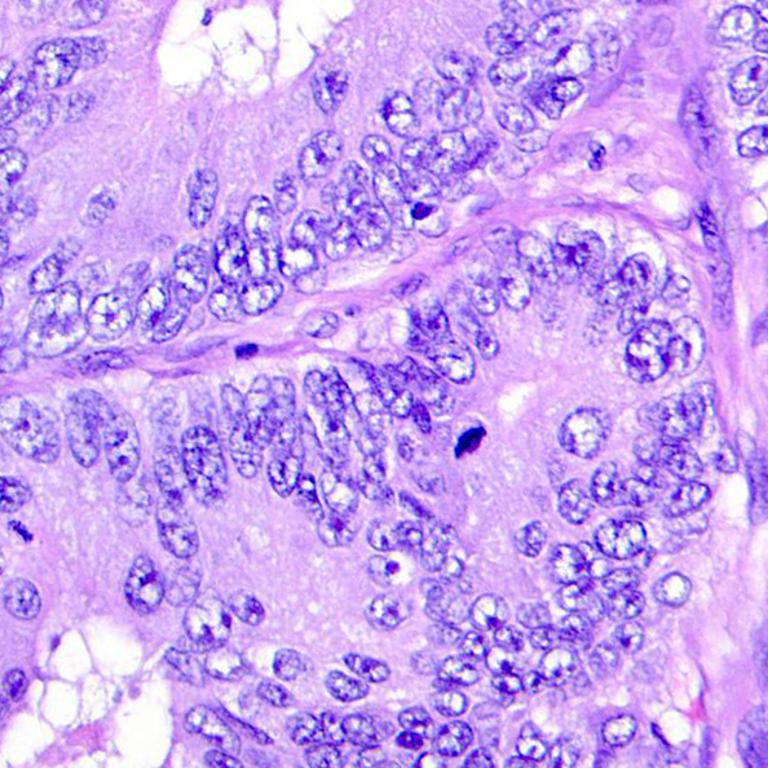
#> input picture Praktikum_P10_EdgeDetection/sel_darah.jpeg, 768 x 768 px
$ python tugas2_canny.py
#> lines starting #> are read from the running program, lines starting #| are printed output that depends on the picture
import cv2
import numpy as np
import matplotlib.pyplot as plt
from itertools import product

def canny_experiment(image_path):
    # 1. Load gambar dalam grayscale
#> called with image_path = 'sel_darah.jpeg'
    img = cv2.imread(image_path, cv2.IMREAD_GRAYSCALE)
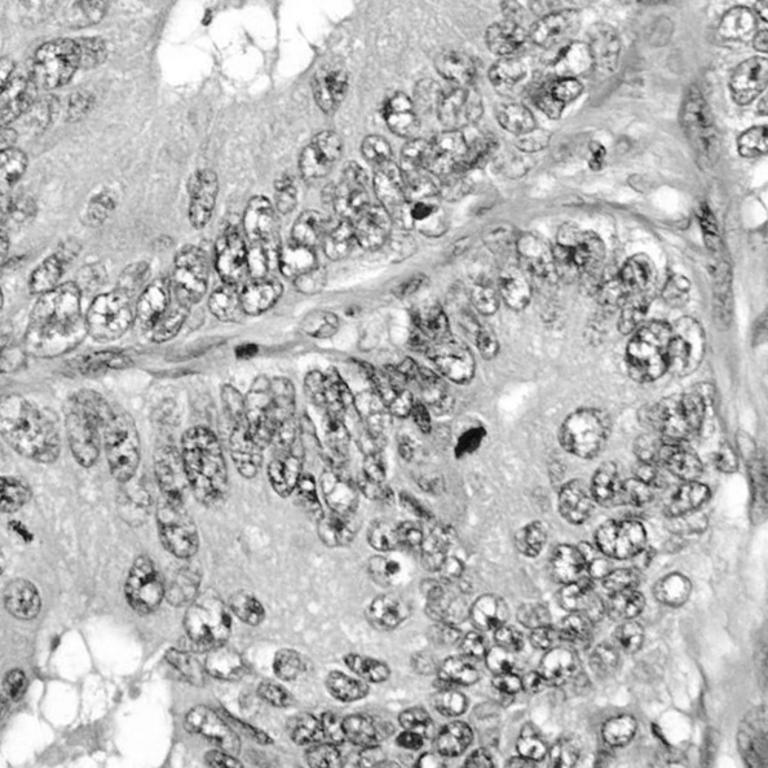
#> img: shape (768, 768); min 8, max 255, mean 184.2

    # 2. Tentukan variasi parameter sesuai instruksi modul
    sigmas = [0.5, 1.5]            # Variasi kehalusan (blur)
    low_thresholds = [30, 70]      # Ambang bawah
    high_thresholds = [100, 200]   # Ambang atas

    # Simpan hasil dalam list untuk diplot
    results = []
    params_label = []

    # Loop untuk mencoba semua kombinasi (Parameter Sweep)
    for sigma, low, high in product(sigmas, low_thresholds, high_thresholds):
        # Apply Gaussian Blur berdasarkan sigma
        ksize = int(6 * sigma + 1)
        if ksize % 2 == 0: ksize += 1
        blurred = cv2.GaussianBlur(img, (ksize, ksize), sigma)

        # Canny Detection
        edges = cv2.Canny(blurred, low, high)

        # Hitung jumlah piksel tepi untuk analisis kuantitatif
        edge_count = np.sum(edges > 0)

        results.append(edges)
        params_label.append(f"S={sigma}, L={low}, H={high}\nEdges: {edge_count}")
#> this loop made 8 passes
#> edge_count on passes 1 to 8: 142843, 101086, 113448, 81535, 75229, 39755, 60519, 33694
#> pass 1, in canny_experiment, `edges = cv2.Canny(blurred, low, high)`:
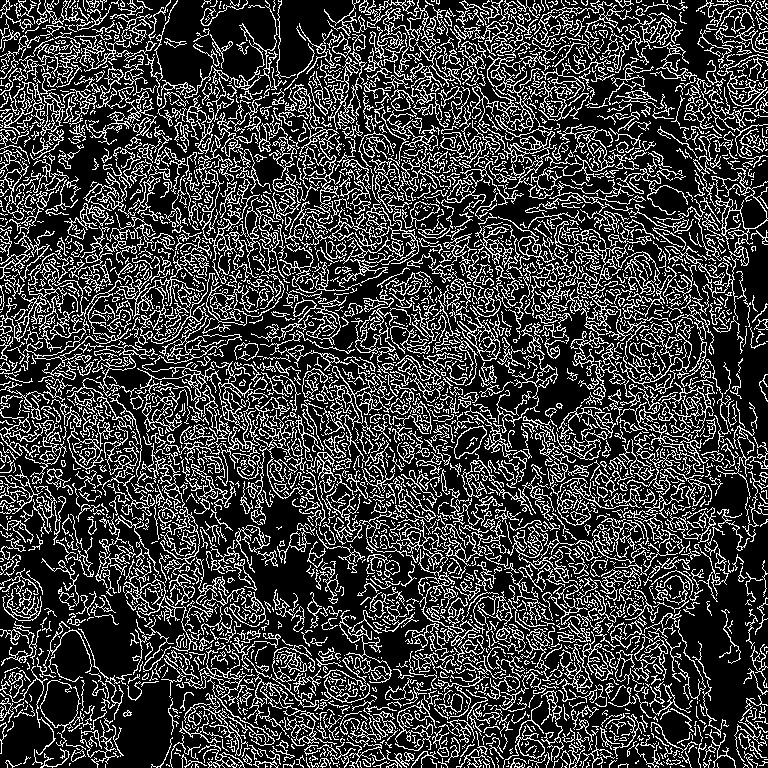
#> edges: shape (768, 768); 24.2% white in thin lines or dots
#> pass 2, in canny_experiment, `edges = cv2.Canny(blurred, low, high)`:
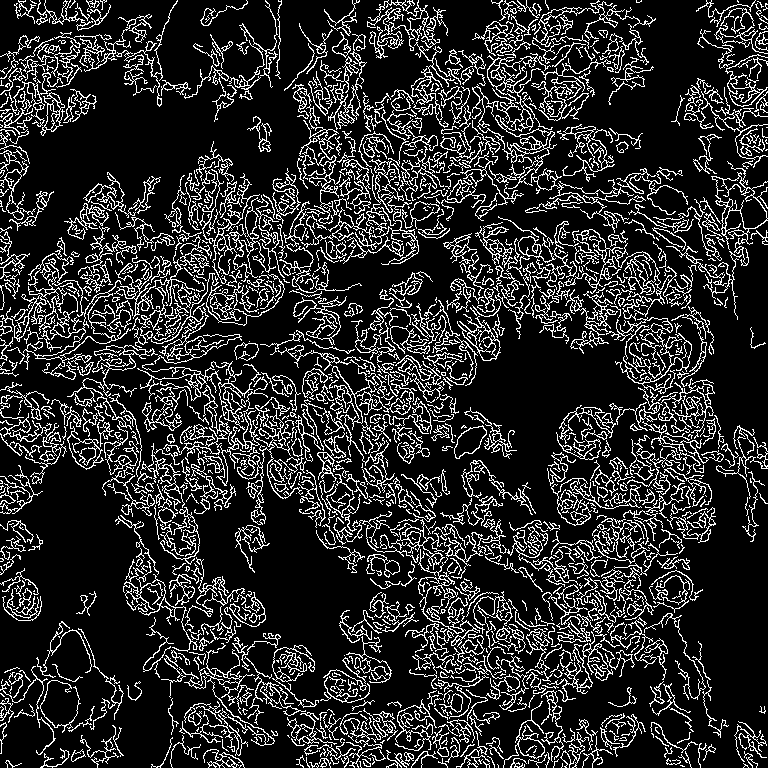
#> edges: shape (768, 768); 17.1% white in thin lines or dots
#> pass 3, in canny_experiment, `edges = cv2.Canny(blurred, low, high)`:
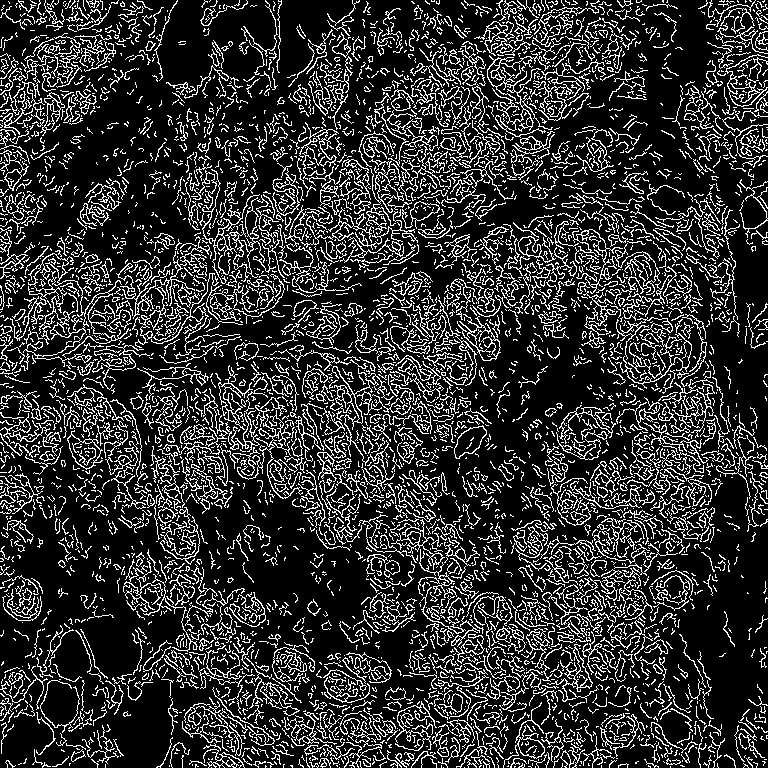
#> edges: shape (768, 768); 19.2% white in thin lines or dots
#> after the loop, params_label = 8 items; results = 8 items

    # 3. Visualisasi Hasil Eksperimen
    plt.figure(figsize=(16, 10))
    for i in range(len(results)):
        plt.subplot(2, 4, i+1)
        plt.imshow(results[i], cmap='gray')
        plt.title(params_label[i], fontsize=9)
        plt.axis('off')
#> this loop made 8 passes

    plt.suptitle(f'Analisis Parameter Canny pada {image_path}', fontsize=16)
    plt.tight_layout()
    plt.show()
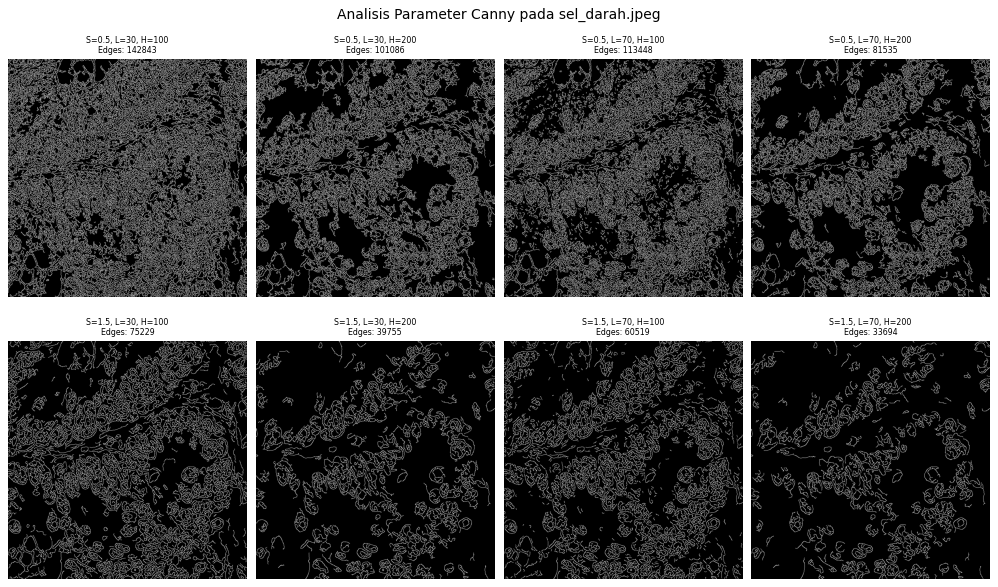
#> figure drawn by matplotlib, 8 panels

# Jalankan eksperimen untuk gambar sel_darah.jpeg
canny_experiment('sel_darah.jpeg')
